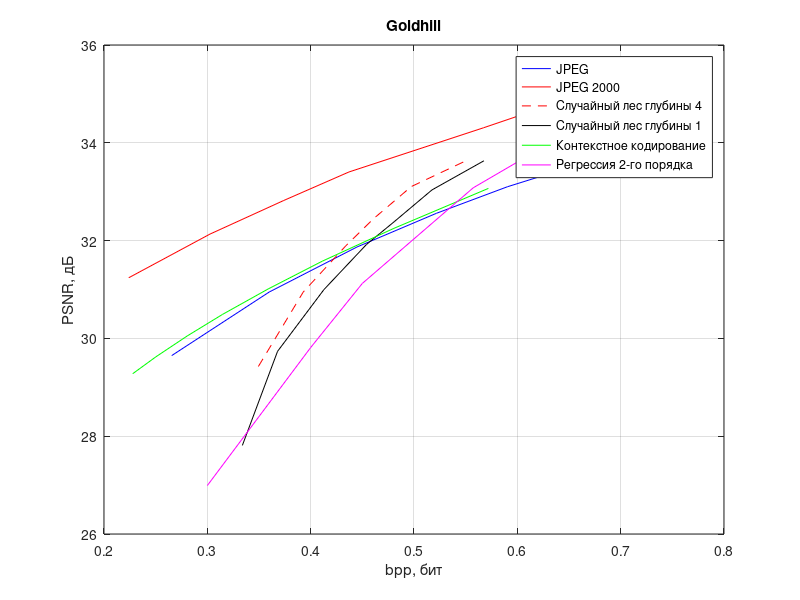

This figure's MATLAB source:
% JPEG
y = [33.2568 32.9006 32.5546 32.1012 31.5592 30.8692 29.9472 28.6482 ];
x = [0.7808 0.7164 0.6591 0.5904 0.5218 0.4448 0.3598 0.2655];
plot(x, y + 1, 'b')
hold on
grid on
title('Goldhill')
xlabel('bpp, бит')
ylabel('PSNR, дБ')

% JPEG 200
y = [35.2766 34.3066 33.4029 32.8210 32.1326 31.2397];
x = [0.7022 0.5672 0.4370 0.3740 0.3025 0.2239];
plot(x, y, 'r')

% Лес
y = [33.1065523113791753 32.6051990710106434 31.9481244634317406 31.39136504835928 30.4490914221423038 28.87566001071172488];
x = [0.56768798828125 0.51739501953125 0.480865478515625 0.45391845703125 0.412841796875...
    0.367950439453125];
plot(x-0.02, y + 0.5, 'r--')

% Пни
y = [32.8325066674292 32.2364084646514918 31.58684131 31.1190727 30.1983830898357...
    28.93536428 27.011350]
x = [0.56768798828125 0.51739501953125 0.480865478515625 0.45391845703125 0.412841796875...
    0.367950439453125 0.333892822265625]
plot(x, y + 0.8, 'k')

% Контекстное кодирование
y = [33.067910521815485 32.25020313368433 31.57971884023647 31.011596988121724 30.490098270101008 30.05009328790031 29.624686221168663 29.277547008761637];
x = [0.572021484375 0.480499267578125 0.411285400390625 0.358917236328125 0.31463623046875 0.280548095703125 0.25030517578125 0.227752685546875];
plot(x, y , 'g')

% регрссия 2 порядка
y = [32.907910521815485 31.57971884023647 29.624686221168663 28.3134  25.491];
x = [0.66510009765625 0.55731201171875 0.45001220703125 0.4 0.3];
plot(x, y + 1.5, 'm')

legend('JPEG', 'JPEG 2000', 'Случайный лес глубины 4', 'Случайный лес глубины 1',...
    'Контекстное кодирование', 'Регрессия 2-го порядка')